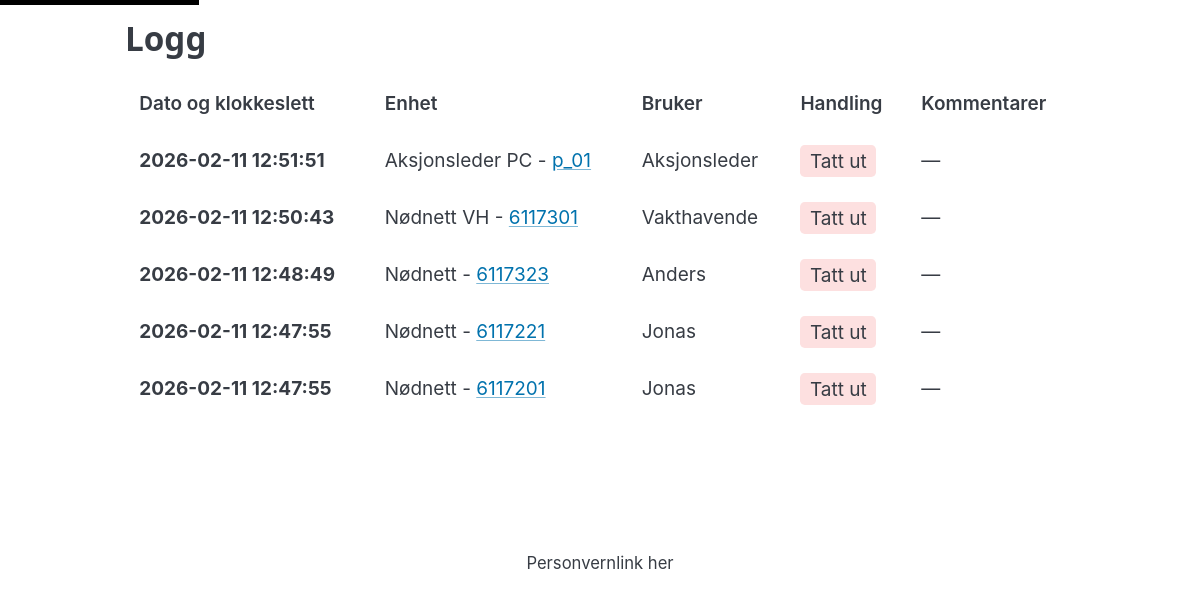
Screenshot of /log/ with the database file from the repository.
### app/models.py (models this page shows, shortened)
class ActivityLog(db.Model):
    __tablename__ = 'activity_logs'
    id = db.Column(db.Integer, primary_key=True)
    device_id = db.Column(db.String(50), db.ForeignKey('devices.id'), nullable=False)
    user_name = db.Column(db.String(200))
    action = db.Column(db.String(50), nullable=False)  # booked, handed_in
    timestamp = db.Column(db.DateTime, default=datetime.utcnow, nullable=False)
    comment = db.Column(db.Text)

class Device(db.Model):
    __tablename__ = 'devices'
    id = db.Column(db.String(50), primary_key=True)
    name = db.Column(db.String(200), nullable=False)
    category = db.Column(db.String(100), nullable=False)
    location = db.Column(db.String(200), nullable=False)
    status = db.Column(db.String(50), default='available', nullable=False)  # available, booked
    current_user = db.Column(db.String(200))  # user currently holding the device
    booked_at = db.Column(db.DateTime)
    bookings = db.relationship('Booking', backref='device', lazy=True, cascade='all, delete-orphan')
    logs = db.relationship('ActivityLog', backref='device', lazy=True, cascade='all, delete-orphan')

### app/routes.py (the view)
@log_bp.route('/')
def activity_log():
    page = request.args.get('page', 1, type=int)
    logs = ActivityLog.query.order_by(ActivityLog.timestamp.desc()).paginate(page=page, per_page=50)
    return render_template('log/activity_log.html', logs=logs)

### app/templates/log/activity_log.html (shortened to what this page needs)
{% extends "base.html" %}
{% block content %}
<h2>Logg</h2>
{% if logs.items %}
    <div style="overflow-x: auto;">
        <table role="grid">
            <thead>
                <tr>
                    <th>Dato og klokkeslett</th>
                    <th>Enhet</th>
                    <th>Bruker</th>
                    <th>Handling</th>
                    <th>Kommentarer</th>
                </tr>
            </thead>
            <tbody>
                {% for log in logs.items %}
                    <tr>
                        <td>
                            <strong>{{ log.timestamp.strftime('%Y-%m-%d %H:%M:%S') }}</strong>
                        </td>
                        <td>
                            {{ log.device.name }} -
                            <a href="{{ url_for('log.device_log', device_id=log.device_id) }}">{{ log.device_id }}</a>
                        </td>
                        <td>{{ log.user_name or '—' }}</td>
                        <td>
                            {% if log.action == 'booked' %}
                                <span style="background-color: rgba(245, 101, 101, 0.2); padding: 0.25rem 0.5rem; border-radius: 0.25rem;">Tatt ut</span>
                            {% elif log.action == 'handed_in' %}
                                <span style="background-color: rgba(72, 187, 120, 0.2); padding: 0.25rem 0.5rem; border-radius: 0.25rem;">Levert</span>
                            {% else %}
                                {{ log.action | title }}
                            {% endif %}
                        </td>
                        <td>
                            {% if log.comment %}
                                <details>
                                    <summary>View</summary>
                                    <p style="margin-top: 0.5rem; padding: 0.5rem; background-color: var(--form-element-disabled-background-color); border-radius: 0.25rem;">{{ log.comment }}</p>
                                </details>
                            {% else %}
                                —
                            {% endif %}
                        </td>
                    </tr>
                {% endfor %}
            </tbody>
        </table>
    </div>
{% else %}
    <p><em>Ingen loggede hendelser.</em></p>
{% endif %}
{% endblock %}

### app/static/css/style.css (style rules this page uses)
:root { --form-element-valid-border-color: #48bb78; --form-element-invalid-border-color: #f56565; }
body { font-family: -apple-system, BlinkMacSystemFont, "Segoe UI", Roboto, "Helvetica Neue", Arial, sans-serif; }
table { width: 100%; border-collapse: collapse; }
thead { background-color: var(--form-element-disabled-background-color); }
th, td { padding: 0.75rem; text-align: left; border-bottom: 1px solid var(--form-element-disabled-border-color); }

### rows the page displays
ActivityLog: timestamp "2026-02-11 12:51:51", device.name "Aksjonsleder PC", device_id "p_01", user_name "Aksjonsleder", action "Tatt ut"
ActivityLog: timestamp "2026-02-11 12:50:43", device.name "Nødnett VH", device_id "6117301", user_name "Vakthavende", action "Tatt ut"
ActivityLog: timestamp "2026-02-11 12:48:49", device.name "Nødnett", device_id "6117323", user_name "Anders", action "Tatt ut"
ActivityLog: timestamp "2026-02-11 12:47:55", device.name "Nødnett", device_id "6117221", user_name "Jonas", action "Tatt ut"
ActivityLog: timestamp "2026-02-11 12:47:55", device.name "Nødnett", device_id "6117201", user_name "Jonas", action "Tatt ut"
